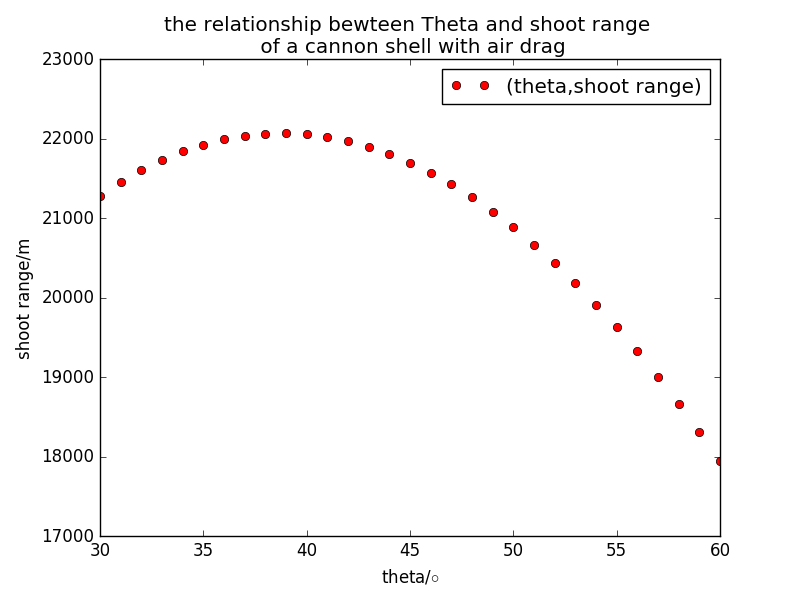

This figure's Python source:
import math
import matplotlib.pyplot as plt
x=[]
y=[]
v_x=[]
v_y=[]
t=[]
i=[]
theta_list=[]
x_list=[]
v=[]
dt=0.01
g=-9.8
v_init=700
B=0.00004

for theta in range(30,61):
    i.append(0);v.append(v_init)
    v_x.append(v_init*math.cos(theta*math.pi/180))
    v_y.append(v_init*math.sin(theta*math.pi/180))
    x.append(0.0)
    y.append(0.0)
    t.append(0.0)
    while y[-1]>=0.0:
        v.append(math.sqrt(v_x[-1]**2+v_y[-1]**2))
        x_tmp=x[-1]+dt*v_x[-1]
        x.append(x_tmp)
        v_x_tmp=v_x[-1]-B*v[-1]*v_x[-1]*dt
        v_x.append(v_x_tmp)
        y_tmp=y[-1]+dt*v_y[-1]
        y.append(y_tmp)
        v_y_tmp=v_y[-1]+dt*g-B*v[-1]*v_y[-1]*dt
        v_y.append(v_y_tmp)
        i_tmp=i[-1]+1
        i.append(i_tmp)
        t.append(dt*i[-1])
        
     
    theta_list.append(theta);x_list.append(x[-1])
    print theta,t[-1],x[-1],v_x[-1],y[-1],v_y[-1]
plt.plot(theta_list,x_list,'or' , label="(theta,shoot range)",color = "r")
plt.xlabel("theta/$\circ$")
plt.ylabel("shoot range/m")
plt.title('the relationship bewteen Theta and shoot range \n of a cannon shell with air drag')
plt.legend()
plt.show()
